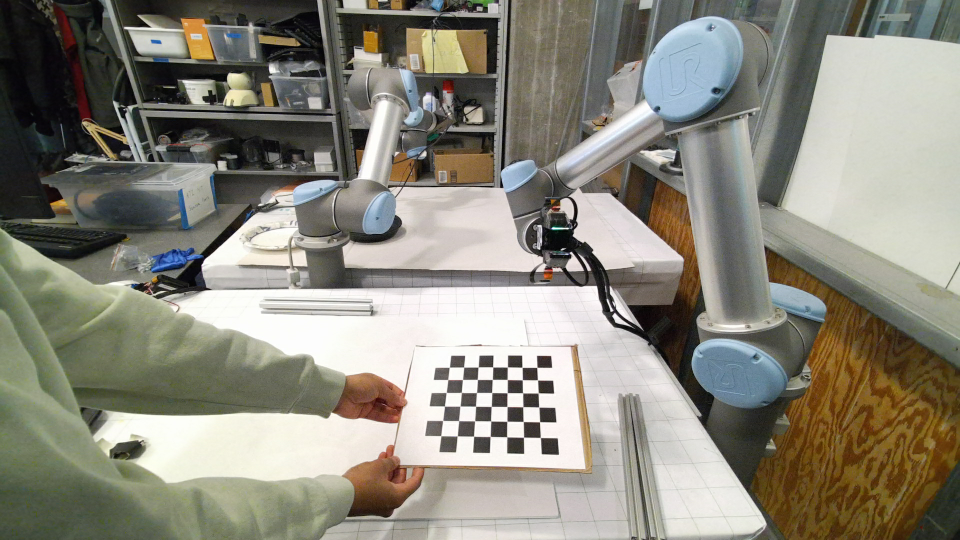
#> input picture perception/fabric/data/imgs/0117_checkerboard/color_1.png, 1920 x 1080 px (shown at 1/2 size); its folder holds 5 pictures in this run
$ python get_intrinsic.py
#> lines starting #> are read from the running program, lines starting #| are printed output that depends on the picture; after the words box and inside, x2 and y2 are one past the last pixel; in counts of white or black regions, pixels touching at a corner belong together
import numpy as np
import cv2 as cv
import glob
import matplotlib.pyplot as plt
# termination criteria
criteria = (cv.TERM_CRITERIA_EPS + cv.TERM_CRITERIA_MAX_ITER, 30, 0.001)
# prepare object points, like (0,0,0), (1,0,0), (2,0,0) ....,(6,5,0)
objp = np.zeros((6*7,3), np.float32)
objp[:,:2] = np.mgrid[0:7,0:6].T.reshape(-1,2)
# Arrays to store object points and image points from all the images.
objpoints = [] # 3d point in real world space
imgpoints = [] # 2d points in image plane.
images = glob.glob('/home/gelsight/Code/Fabric/src/perception/fabric/data/imgs/0117_checkerboard/*.png')
for fname in images:
    img = cv.imread(fname)
#> img is the input picture: shape (1080, 1920, 3); mean B, G, R 124, 135.8, 138.4
    gray = cv.cvtColor(img, cv.COLOR_BGR2GRAY)
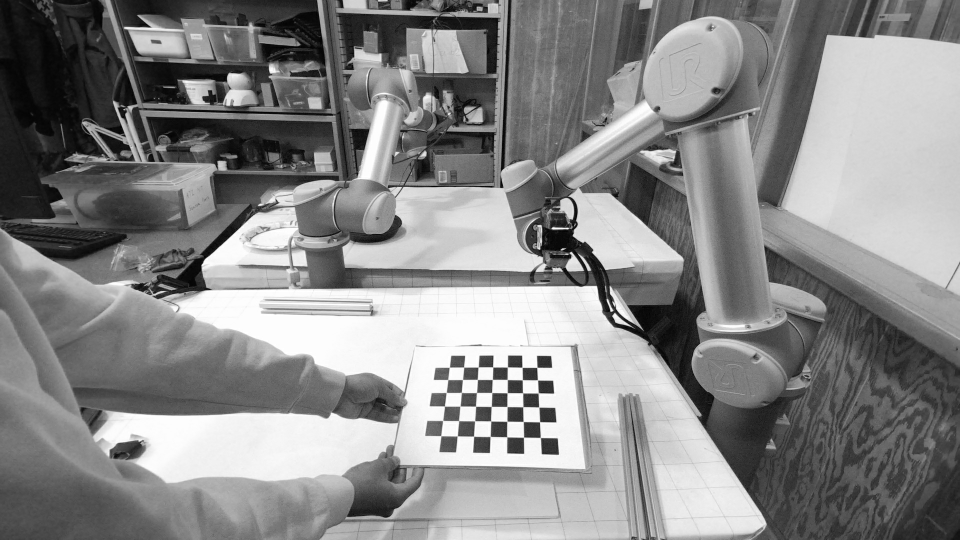
#> gray: shape (1080, 1920) (shown at 1/2 size); min 0, max 255, mean 135.2
    # Find the chess board corners
    ret, corners = cv.findChessboardCorners(gray, (7,6), None)
#> ret = True; corners = 42 rows, first 8: [1080.8, 875.2], [1047.4, 874.8], [1014, 874], [980.8, 873.4], [947.6, 872.8], [914.9, 872.4], [882, 871.7], [1079.5, 844]
    # If found, add object points, image points (after refining them)
    if ret == True:
        objpoints.append(objp)
        corners2 = cv.cornerSubPix(gray,corners, (11,11), (-1,-1), criteria)
#> corners2 = 42 rows, first 8: [1081.1, 875.5], [1047.5, 874.8], [1014, 874.1], [980.7, 873.4], [947.7, 872.8], [914.8, 872.3], [882.2, 871.9], [1079.6, 844]
        imgpoints.append(corners)
        # Draw and display the corners
        cv.drawChessboardCorners(img, (7,6), corners2, ret)
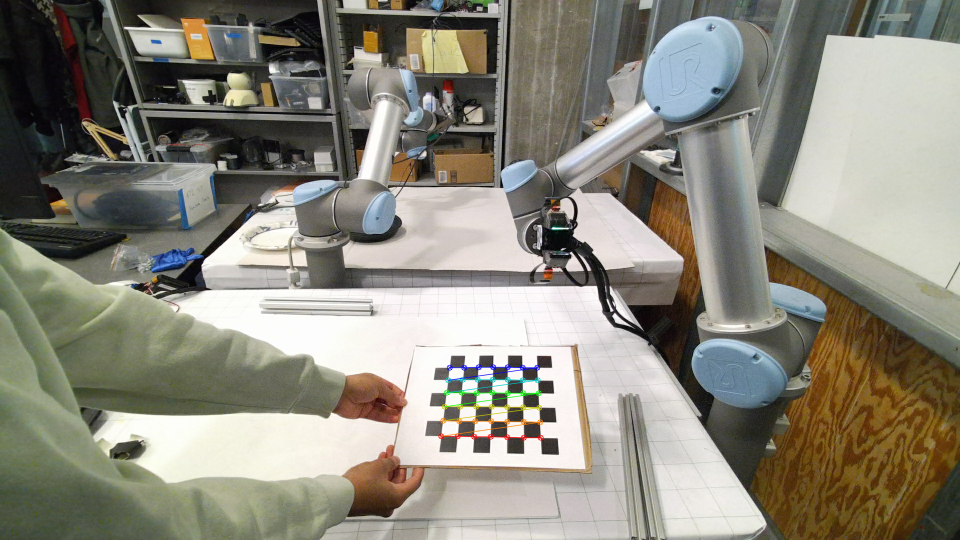
#> img: shape (1080, 1920, 3) (shown at 1/2 size); 0.45% of pixels changed, all inside (x1, y1, x2, y2) = (876, 728, 1088, 882)
        cv.imshow('img', img)
        cv.waitKey(1)
#> pass 2 of the loop `for fname in images:`:
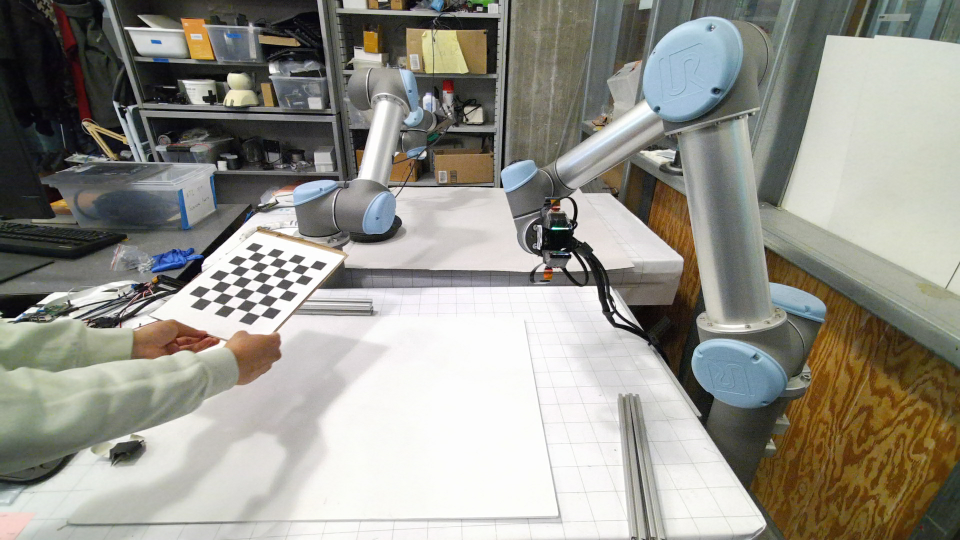
#> input picture perception/fabric/data/imgs/0117_checkerboard/color_11.png, 1920 x 1080 px (shown at 1/2 size)
#> img is the input picture: shape (1080, 1920, 3); mean B, G, R 139.6, 147.9, 149.3
#> `gray = cv.cvtColor(img, cv.COLOR_BGR2GRAY)`:
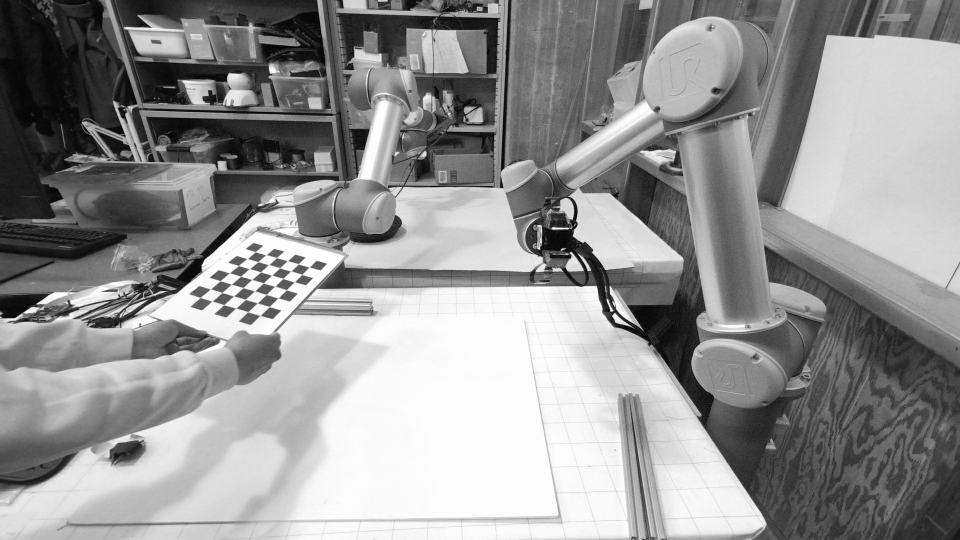
#> gray: shape (1080, 1920) (shown at 1/2 size); min 0, max 255, mean 147.4
#> corners = 42 rows, first 8: [619.1, 534.5], [604.4, 549], [588.1, 564.5], [573.1, 580], [555.6, 596.7], [539, 613.5], [520.5, 631.5], [597, 528.2]
#> corners2 = 42 rows, first 8: [619, 534.6], [604.5, 549.2], [589.1, 564.4], [573.2, 579.9], [556.5, 596.4], [538.9, 613.5], [520.6, 631.4], [597.1, 528.3]
#> `cv.drawChessboardCorners(img, (7,6), corners2, ret)`:
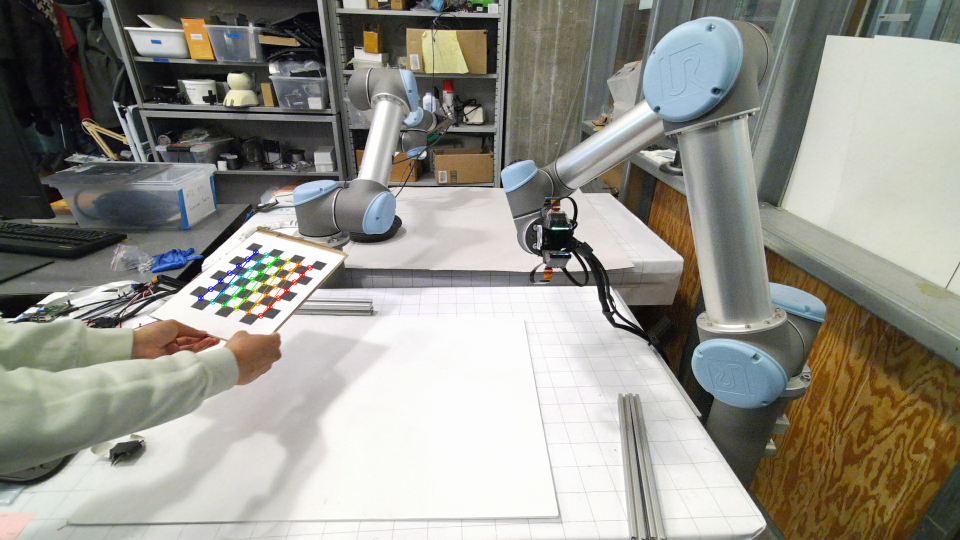
#> img: shape (1080, 1920, 3) (shown at 1/2 size); 0.32% of pixels changed, all inside (x1, y1, x2, y2) = (395, 498, 626, 638)
#> pass 3 of the loop `for fname in images:`:
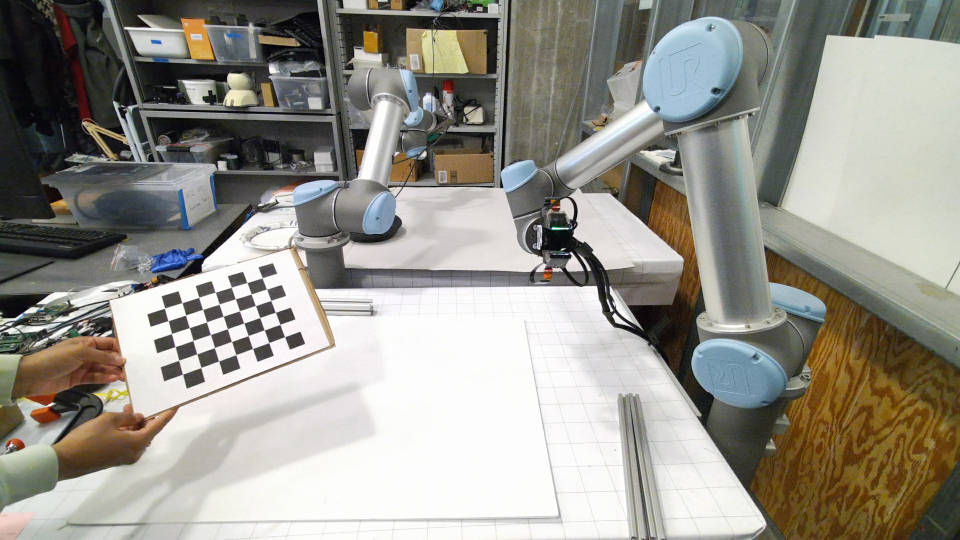
#> input picture perception/fabric/data/imgs/0117_checkerboard/color_15.png, 1920 x 1080 px (shown at 1/2 size)
#> img is the input picture: shape (1080, 1920, 3); mean B, G, R 140.5, 148.5, 150.6
#> `gray = cv.cvtColor(img, cv.COLOR_BGR2GRAY)`:
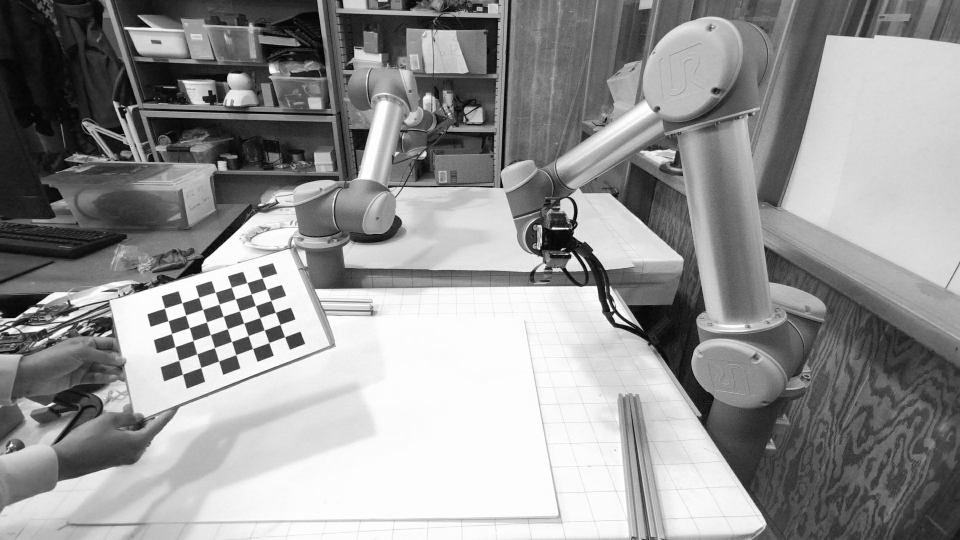
#> gray: shape (1080, 1920) (shown at 1/2 size); min 0, max 255, mean 148.3
#> corners = 42 rows, first 8: [569.7, 674], [538.3, 685.5], [505.6, 697.6], [472.1, 709.9], [437.8, 722.6], [402.2, 735.6], [365.5, 748.8], [560.4, 649.2]
#> corners2 = 42 rows, first 8: [569.7, 673.8], [538.1, 685.6], [505.6, 697.5], [472.2, 709.7], [437.7, 722.5], [402.2, 735.5], [365.4, 748.8], [560.4, 649.3]
#> `cv.drawChessboardCorners(img, (7,6), corners2, ret)`:
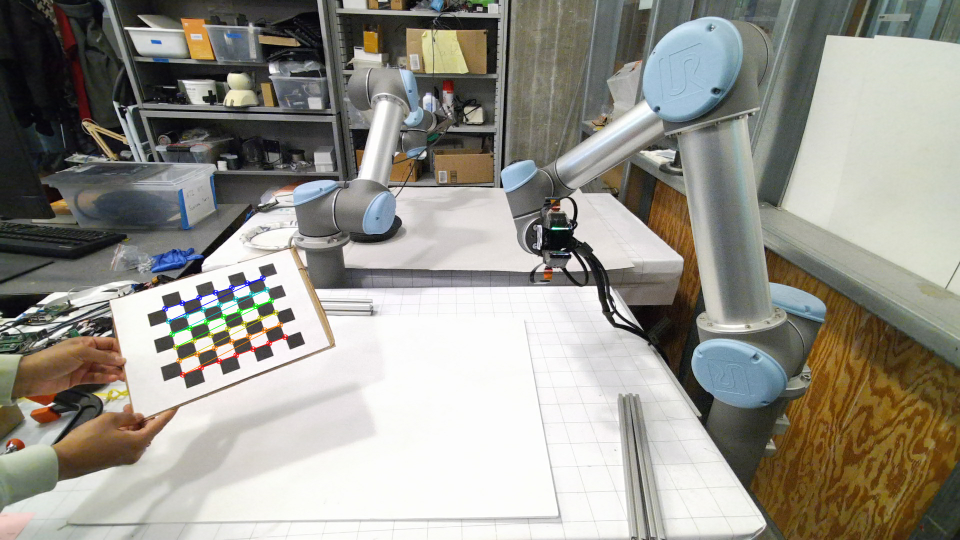
#> img: shape (1080, 1920, 3) (shown at 1/2 size); 0.46% of pixels changed, all inside (x1, y1, x2, y2) = (324, 550, 577, 756)
#> the loop made 5 passes; the first 3 are shown
cv.destroyAllWindows()

ret, mtx, dist, rvecs, tvecs = cv.calibrateCamera(objpoints, imgpoints, gray.shape[::-1], None, None)

print(type(dist))
h,  w = img.shape[:2]
#> h = 1080; w = 1920
newcameramtx, roi = cv.getOptimalNewCameraMatrix(mtx, dist, (w,h), 1, (w,h))

img = cv.imread("/home/gelsight/Code/Fabric/src/perception/fabric/data/imgs/0117_checkerboard/color_36.png")
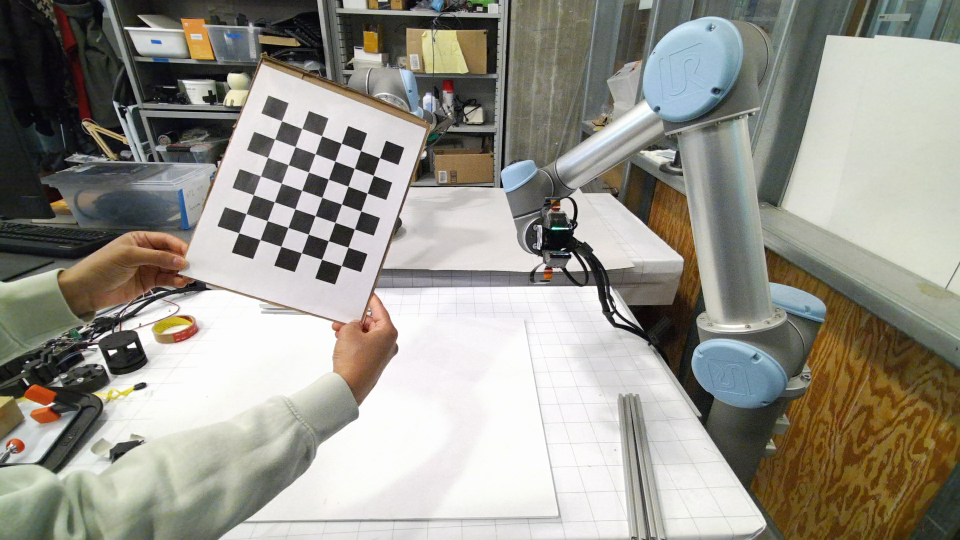
#> input picture perception/fabric/data/imgs/0117_checkerboard/color_36.png, 1920 x 1080 px, found by its file name (shown at 1/2 size)
#> img is the input picture: shape (1080, 1920, 3); mean B, G, R 139.6, 148.7, 150.8
# undistort
dst = cv.undistort(img, mtx, dist, None, newcameramtx)
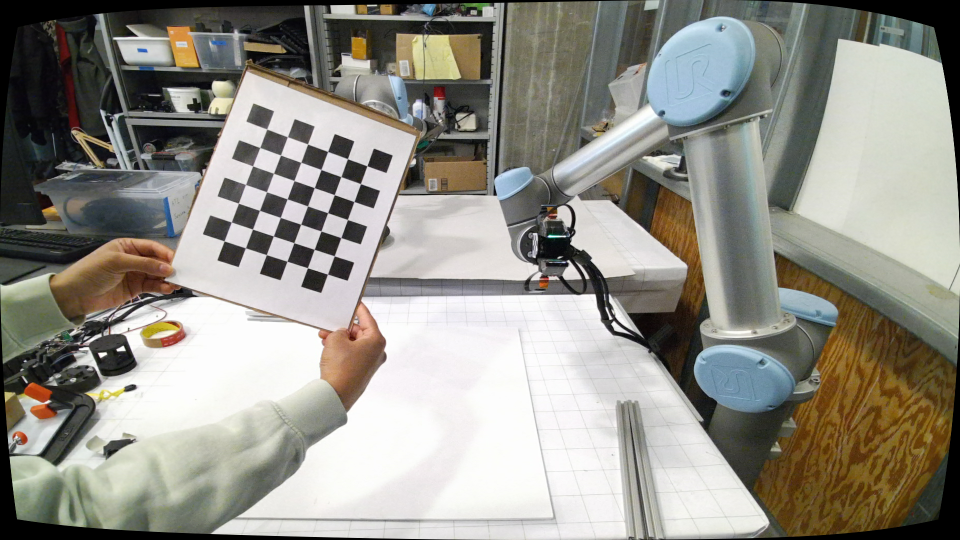
#> dst: shape (1080, 1920, 3) (shown at 1/2 size); mean B, G, R 136.1, 144.4, 146.4
# crop the image
x, y, w, h = roi
dst = dst[y:y+h, x:x+w]
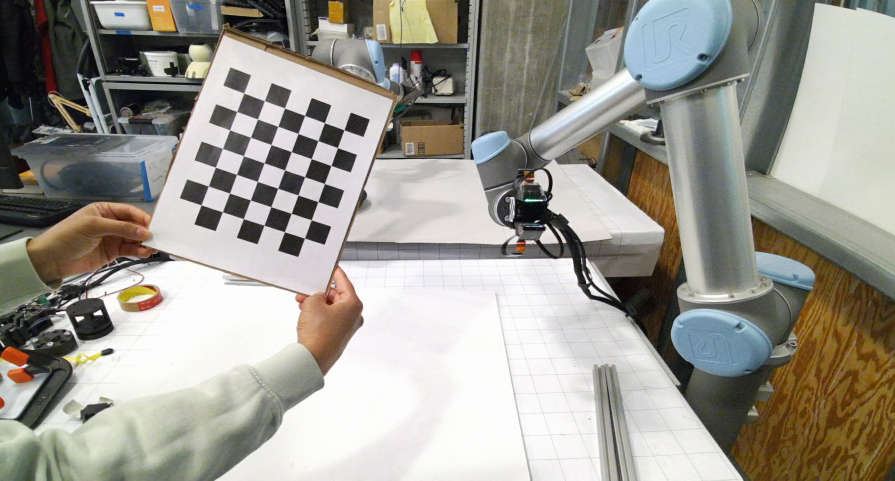
#> dst: shape (961, 1790, 3) (shown at 1/2 size); mean B, G, R 145.6, 153.8, 156.2

print(mtx, dist, newcameramtx)

#> (the run stopped early here; a loop or call above may not have finished)
